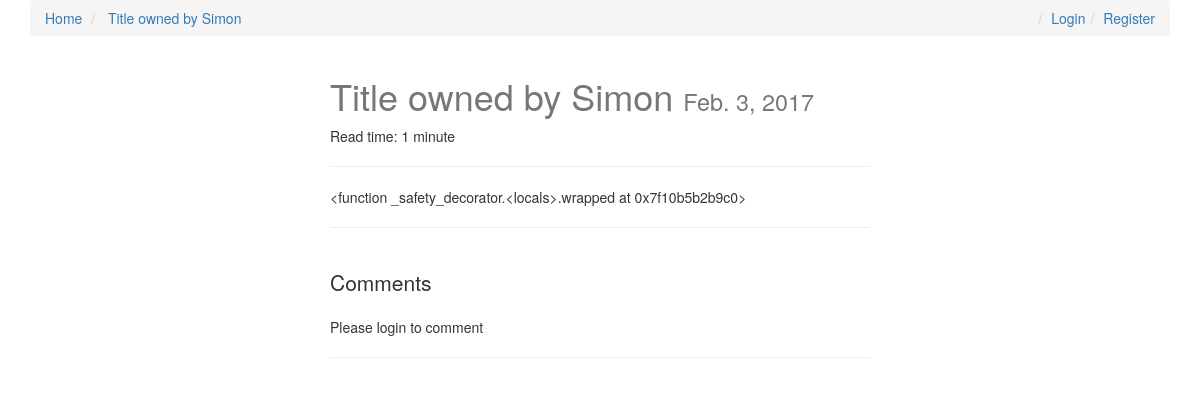
/title-owned-by-simon/, run on the app's committed database.
### posts/models.py (models this page shows, shortened)
class Post(models.Model):
    user = models.ForeignKey(settings.AUTH_USER_MODEL, default=1)
    title = models.CharField(max_length=120)
    slug = models.SlugField(unique=True)
    image = models.ImageField(upload_to=upload_location,
            null=True,
            blank=True,
            width_field="width_field",
            height_field="height_field")
    height_field = models.IntegerField(default=0)
    width_field = models.IntegerField(default=0)
    content = models.TextField()
    draft = models.BooleanField(default=False)
    publish = models.DateField(auto_now=False, auto_now_add=False)
    read_time = models.IntegerField(default=0)# Intead of this, models.TimeField(null=True, blank=True)
    updated = models.DateTimeField(auto_now=True, auto_now_add=False)
    timestamp = models.DateTimeField(auto_now=False, auto_now_add=True)
    objects = PostManager()
    def get_absolute_url(self):
        return reverse("posts:detail", kwargs={"slug": self.slug})
    def get_markdown(self):
        content = self.content
        return mark_safe(markdown(content))
    class Meta:
        ordering = ["-timestamp", "-updated"]
    @property
    def comments(self):
        instance = self
        qs = Comment.objects.filter_by_instance(self)
        return qs
    @property
    def get_content_type(self):
        instance = self
        content_type = ContentType.objects.get_for_model(instance.__class__)
        return content_type

### posts/views.py (the view, shortened to what this page needs)
# urls.py: url(r'^(?P<slug>[\w-]+)/$', post_detail, name='detail'),
def post_detail(request, slug=None):
	instance = get_object_or_404(Post, slug=slug)
	if instance.publish > timezone.now().date() or instance.draft:
		if not request.user.is_staff or not request.user.is_superuser:
			raise Http404
	share_string = quote_plus(instance.content)
	comments = instance.comments #Comment.objects.filter_by_instance(instance)
	initial_data = {
			"content_type": instance.get_content_type,
			"object_id": instance.id
	}
	form = CommentForm(request.POST or None, initial=initial_data)
	context = {
		"title": instance.title,
		"instance": instance,
		"share_string": share_string,
		"comments":comments,
		"comment_form":form,
	}
	return render(request, "post_detail.html", context)

### comments/models.py (called while the page is built)
    def filter_by_instance(self, instance):
        content_type = ContentType.objects.get_for_model(instance.__class__)
        obj_id = instance.id
        qs = super(CommentManager, self).filter(content_type=content_type, object_id= obj_id).filter(parent=None)
        return qs

### posts/templatetags/urlify.py (called while the page is built)
@register.filter
def urlify(value):
    return quote_plus(value)

### templates/post_detail.html (shortened to what this page needs)
{% extends "base.html" %}
{% load urlify %}
{% load crispy_forms_tags %}
{% block post_detail_link %}
<li><a href="{{instance.get_absolute_url}}"> {{instance.title}}</a></li>
{% endblock %}
{% block content %}
<div class='col-sm-6 col-sm-offset-3'>
<h1>{{ title }} <small>{% if instance.draft %}<span style='color:red;'>Draft</span> {% endif %}{{ instance.publish }}</small></h1>
<p>Read time:
{{ instance.read_time }} minute{% if instance.read_time > 1 %}s{% endif %}
</p>
<p><div class="fb-like" data-href="{{ request.build_absolute_uri }}" data-layout="button_count" data-action="like" data-show-faces="true" data-share="true"></div>
<hr/>
</p>
<div class='row'>
<div class='col-sm-12'>
    <div class="post_detail_item">{{ instance.get_markdown }}</div>
<hr/>
<br/>
<div>
    <p class="lead">Comments</p>
    {% if request.user.is_authenticated %}
    <form method="POST" action="."> {% csrf_token %}
        {{ comment_form|crispy }}
        <input type='submit' value='Post comment' class='btn btn-default'>
    </form>
    {% else %}
    <p>Please login to comment</p>
    {% endif %}
    <hr/>
</div>
</div>
</div>
</div>
{% endblock content %}

### static/css/base.css (style rules this page uses)
h1 { color: #777777; }

### data on the page
Post: title "Title owned by Simon", publish "Feb. 3, 2017", read_time "1", get_markdown "<function _safety_decorator.<locals>.wrapped at 0x7f10b5b2b9c0>"
